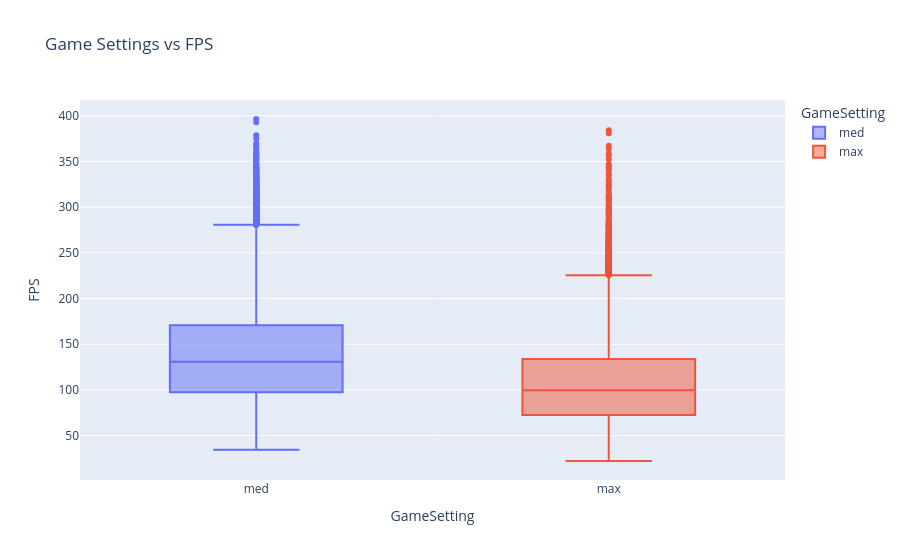

Write notebook code for a chart like this one.
### Code cell
fig = px.box(df, x='GameSetting',y='FPS',color='GameSetting',title='Game Settings vs FPS')
fig.show()

### Figure 1 — Plotly figure (JSON) as saved in the notebook; plotly's stock layout.template omitted (floating-point values rounded to 4 significant figures; data arrays with more than 128 entries replaced by an {"elided": "..."} marker saying what was removed)
{"data": [{"alignmentgroup": "True", "hovertemplate": "GameSetting=%{x}<br>FPS=%{y}<extra></extra>", "legendgroup": "med", "marker": {"color": "#636efa"}, "name": "med", "notched": false, "offsetgroup": "med", "orientation": "v", "showlegend": true, "type": "box", "x": {"elided": "12312 str values"}, "x0": " ", "xaxis": "x", "y": {"elided": "12312 float values"}, "y0": " ", "yaxis": "y"}, {"alignmentgroup": "True", "hovertemplate": "GameSetting=%{x}<br>FPS=%{y}<extra></extra>", "legendgroup": "max", "marker": {"color": "#EF553B"}, "name": "max", "notched": false, "offsetgroup": "max", "orientation": "v", "showlegend": true, "type": "box", "x": {"elided": "12312 str values"}, "x0": " ", "xaxis": "x", "y": {"elided": "12312 float values"}, "y0": " ", "yaxis": "y"}], "layout": {"boxmode": "overlay", "legend": {"title": {"text": "GameSetting"}, "tracegroupgap": 0}, "title": {"text": "Game Settings vs FPS"}, "xaxis": {"anchor": "y", "categoryarray": ["med", "max"], "categoryorder": "array", "domain": [0, 1], "title": {"text": "GameSetting"}}, "yaxis": {"anchor": "x", "domain": [0, 1], "title": {"text": "FPS"}}}}
